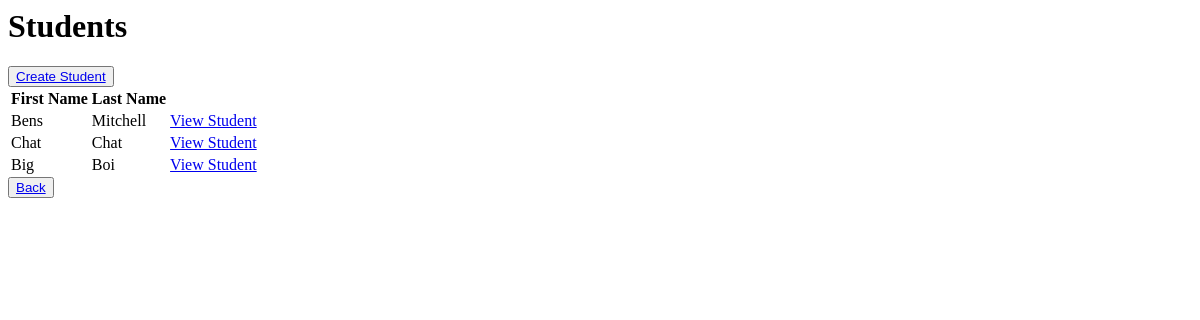
The app's page /students/ (signed in), older data.
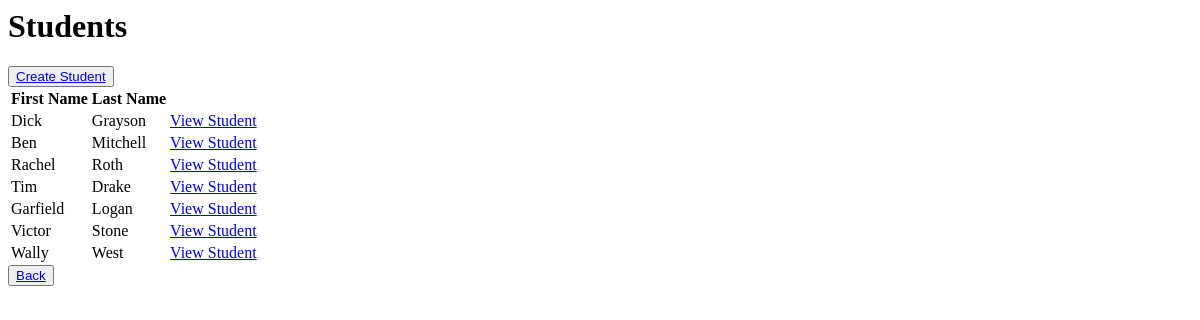
The same page, newer data.
### gradebook/models.py (models this page shows)
class Student(models.Model):
    user = models.OneToOneField(User, on_delete=models.CASCADE)
    dob = models.DateField()

### gradebook/views.py (the view)
# urls.py: path('students/', views.StudentListView.as_view(), name='student_list'),
class StudentListView(AdminRequiredMixin, ListView):
    model = Student
    template_name = 'student_list.html'
    ordering = 'id'

### gradebook/mixins.py (called while the page is built)
    def test_func(self):
        user = self.request.user if hasattr(self, 'request') else None
        return user and user.is_authenticated and user.is_superuser

### gradebook/templates/student_list.html
{% block content %}
    <h1>Students</h1>
    <button><a href="{% url 'create_student' %}">Create Student</a></button>
    <table>
        <thead>
            <tr>
                <th>First Name</th>
                <th>Last Name</th>
                <th></th>
            </tr>
        </thead>
        <tbody>
            {% for student in object_list %}
                <tr>
                    <td>{{ student.user.first_name }}</td>
                    <td>{{ student.user.last_name }}</td>
                    <td><a href="{% url 'student_detail' student.id %}">View Student</a></td>
                </tr>
            {% endfor %}
        </tbody>
    </table>
    <button><a href="{% url 'admin_dashboard' %}">Back</a></button>
{% endblock %}

Row changes from the older to the newer data that the page shows:
removed Student: user.first_name "Bens", user.last_name "Mitchell"
removed Student: user.first_name "Chat", user.last_name "Chat"
removed Student: user.first_name "Big", user.last_name "Boi"
added Student: user.first_name "Dick", user.last_name "Grayson"
added Student: user.first_name "Ben", user.last_name "Mitchell"
added Student: user.first_name "Rachel", user.last_name "Roth"
added Student: user.first_name "Tim", user.last_name "Drake"
added Student: user.first_name "Garfield", user.last_name "Logan"
added Student: user.first_name "Victor", user.last_name "Stone"
added Student: user.first_name "Wally", user.last_name "West"
